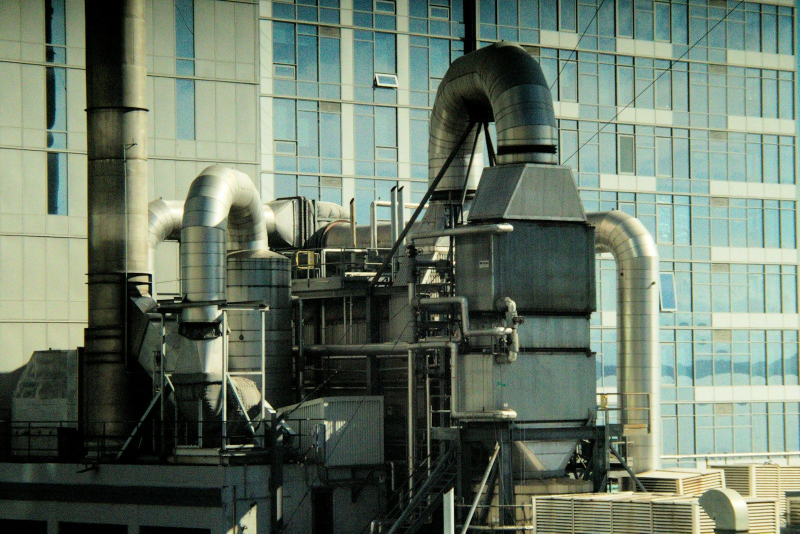
#> input picture _banque/centrale-industrielle.jpg, 1600 x 1067 px (shown at 1/2 size)
$ python palette.py ../_banque/centrale-industrielle.jpg
#> lines starting #> are read from the running program, lines starting #| are printed output that depends on the picture
"""Couleur d'accent tirée du logo du client.
Usage : python3 palette.py logo.png  -> JSON {acc, acc2, accd, rgb, rgbd}
acc : couleur principale (boutons, bandeau), lisible avec du texte blanc
acc2 : version claire pour les accents sur fond sombre
accd : version foncée (survol, ombres)"""
import colorsys, json, sys
from collections import Counter
from PIL import Image

im = Image.open(sys.argv[1]).convert('RGBA')
im.thumbnail((400, 400))
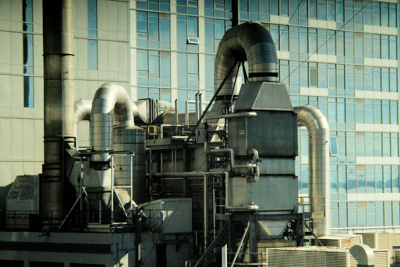
#> im: PIL image 400x267 RGBA; mean R, G, B, A 105.1, 119.6, 103.1, 255
c = Counter()
for r, g, b, a in im.getdata():
    if a < 200:
        continue
    h, l, s = colorsys.rgb_to_hls(r / 255, g / 255, b / 255)
    if s < 0.35 or l < 0.12 or l > 0.9:
        continue  # gris, noir, blanc : pas une couleur de marque
    c[(round(h * 36) % 36)] += 1
#> this loop made 106800 passes
#> (r, g, b, h, l, s) on passes 1 to 3: (78, 108, 71, 0.302, 0.351, 0.207), (88, 100, 86, 0.31, 0.365, 0.0753), (94, 102, 81, 0.23, 0.359, 0.115)
#> after the loop, c = 16 items
if not c:
    print(json.dumps(None)); sys.exit()
teinte = c.most_common(1)[0][0]
#> teinte = 5
px = [(r, g, b) for r, g, b, a in im.getdata() if a >= 200]
#> px = 106800 items
sel = []
for r, g, b in px:
    h, l, s = colorsys.rgb_to_hls(r / 255, g / 255, b / 255)
    if s >= 0.35 and 0.12 <= l <= 0.9 and round(h * 36) % 36 == teinte:
        sel.append((h, l, s))
#> after the loop, sel = 1226 items, first 6: (0.151, 0.702, 0.355), (0.145, 0.696, 0.355), (0.147, 0.133, 0.382), (0.132, 0.129, 0.364), (0.145, 0.143, 0.425), (0.148, 0.131, 0.522)
h = sorted(x[0] for x in sel)[len(sel) // 2]
#> h = 0.141
s = min(0.9, sorted(x[2] for x in sel)[len(sel) // 2])
#> s = 0.429

def hexa(h, l, s):
    r, g, b = colorsys.hls_to_rgb(h, l, s)
    return '#%02X%02X%02X' % (round(r * 255), round(g * 255), round(b * 255)), (round(r * 255), round(g * 255), round(b * 255))

def lum(rgb):
    def ch(v):
        v /= 255
        return v / 12.92 if v <= 0.03928 else ((v + 0.055) / 1.055) ** 2.4
    r, g, b = rgb
    return 0.2126 * ch(r) + 0.7152 * ch(g) + 0.0722 * ch(b)

# acc : on fonce jusqu'à un contraste d'au moins 4,5 avec le blanc
l = 0.5
while l > 0.2:
    a, argb = hexa(h, l, s)
    if 1.05 / (lum(argb) + 0.05) >= 4.5:
        break
    l -= 0.01
#> this loop made 15 passes
#> (a, l) on passes 1 to 12: ('#B6A549', 0.49), ('#B2A247', 0.48), ('#AF9F46', 0.47), ('#AB9B44', 0.46), ('#A89843', 0.45), ('#A49542', 0.44), ('#A09140', 0.43), ('#9D8E3F', 0.42), ('#998B3D', 0.41), ('#95873C', 0.4), ('#92843A', 0.39), ('#8E8139', 0.38)
#> a on pass 15: '#837734'
#> after the loop, l = 0.36
acc2, _ = hexa(h, min(0.72, l + 0.2), min(1, s + 0.05))
#> acc2 = '#C4B459'
accd, drgb = hexa(h, max(0.16, l - 0.12), s)
#> accd = '#574F23'; drgb = (87, 79, 35)
print(json.dumps({'acc': a, 'acc2': acc2, 'accd': accd, 'rgb': '%d,%d,%d' % argb, 'rgbd': '%d,%d,%d' % drgb}))
#| {"acc": "#837734", "acc2": "#C4B459", "accd": "#574F23", "rgb": "131,119,52", "rgbd": "87,79,35"}

$ run again, on _banque/circuit-manometre.jpg
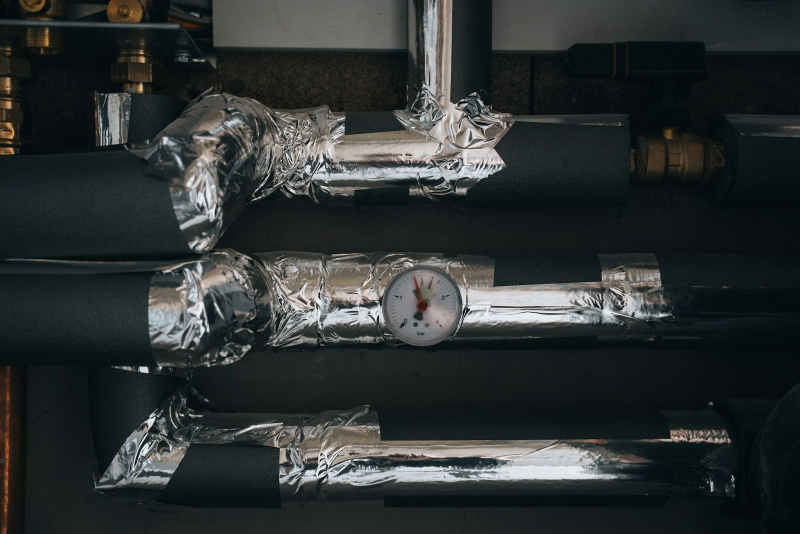
#> input picture _banque/circuit-manometre.jpg, 1600 x 1067 px (shown at 1/2 size)
#> `im.thumbnail((400, 400))`:
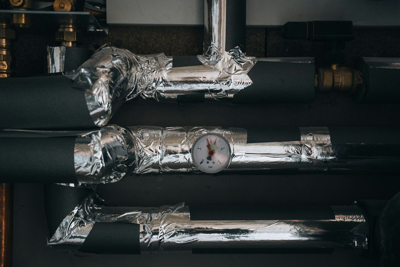
#> im: PIL image 400x267 RGBA; mean R, G, B, A 45.6, 50.6, 50.4, 255
#> the loop `for r, g, b, a in im.getdata():` made 106800 passes
#> (r, g, b, h, l, s) on passes 1 to 3: (5, 10, 13, 0.562, 0.0353, 0.444), (13, 19, 15, 0.389, 0.0627, 0.188), (15, 22, 16, 0.357, 0.0725, 0.189)
#> after the loop `for r, g, b, a in im.getdata():`: c = {3: 425, 4: 52, 2: 282, 5: 2, 1: 17, 0: 3}
#> teinte = 3
#> px = 106800 items
#> the loop `for r, g, b in px:` made 106800 passes
#> after the loop `for r, g, b in px:`: sel = 425 items, first 6: (0.0957, 0.227, 0.466), (0.0952, 0.176, 0.467), (0.0965, 0.141, 0.528), (0.0833, 0.192, 0.429), (0.0952, 0.231, 0.475), (0.0819, 0.253, 0.442)
#> `h = sorted(x[0] for x in sel)[len(sel) // 2]`: h = 0.0858
#> `s = min(0.9, sorted(x[2] for x in sel)[len(sel) // 2])`: s = 0.433
#> the loop `while l > 0.2:` made 9 passes
#> (a, l) on passes 1 to 8: ('#B78148', 0.49), ('#B37F47', 0.48), ('#AF7C45', 0.47), ('#AC7944', 0.46), ('#A87743', 0.45), ('#A47441', 0.44), ('#A17240', 0.43), ('#9D6F3E', 0.42)
#> after the loop `while l > 0.2:`: l = 0.42
#> acc2 = '#CD9F6F'
#> accd = '#6E4D2B'; drgb = (110, 77, 43)
#| {"acc": "#996C3D", "acc2": "#CD9F6F", "accd": "#6E4D2B", "rgb": "153,108,61", "rgbd": "110,77,43"}

$ run again, on _banque/clim-facade.jpg
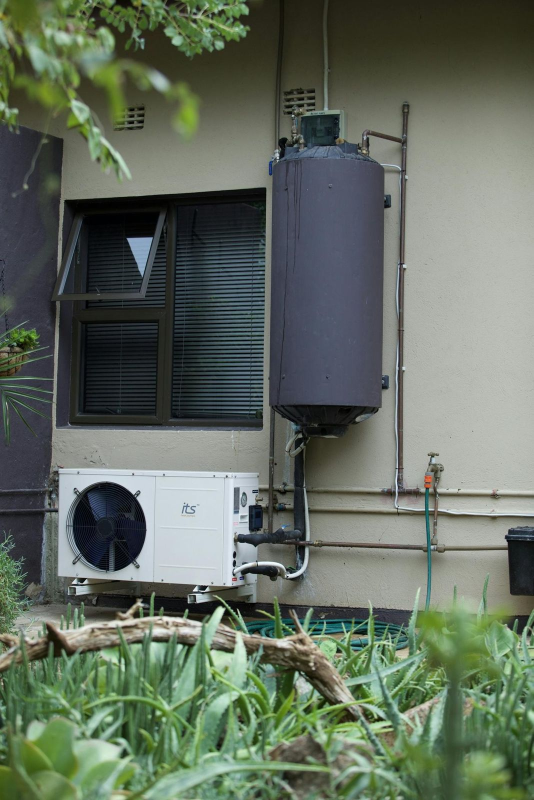
#> input picture _banque/clim-facade.jpg, 1067 x 1600 px (shown at 1/2 size)
#> `im.thumbnail((400, 400))`:
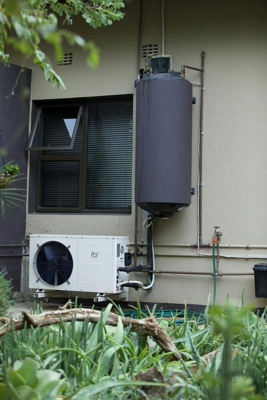
#> im: PIL image 267x400 RGBA; mean R, G, B, A 98.9, 109.4, 95.7, 255
#> the loop `for r, g, b, a in im.getdata():` made 106800 passes
#> (r, g, b, h, l, s) on passes 1 to 3: (92, 115, 80, 0.276, 0.382, 0.179), (102, 129, 89, 0.279, 0.427, 0.183), (105, 132, 86, 0.264, 0.427, 0.211)
#> after the loop `for r, g, b, a in im.getdata():`: c = 24 items
#> teinte = 9
#> px = 106800 items
#> the loop `for r, g, b in px:` made 106800 passes
#> after the loop `for r, g, b in px:`: sel = 1746 items, first 6: (0.24, 0.357, 0.352), (0.238, 0.31, 0.43), (0.253, 0.322, 0.366), (0.244, 0.129, 0.394), (0.239, 0.333, 0.353), (0.239, 0.345, 0.352)
#> `h = sorted(x[0] for x in sel)[len(sel) // 2]`: h = 0.248
#> `s = min(0.9, sorted(x[2] for x in sel)[len(sel) // 2])`: s = 0.42
#> the loop `while l > 0.2:` made 16 passes
#> (a, l) on passes 1 to 8: ('#80B54A', 0.49), ('#7EB148', 0.48), ('#7BAE47', 0.47), ('#79AA45', 0.46), ('#76A744', 0.45), ('#74A343', 0.44), ('#719F41', 0.43), ('#6E9C40', 0.42)
#> after the loop `while l > 0.2:`: l = 0.35
#> acc2 = '#8DC256'
#> accd = '#3B5322'; drgb = (59, 83, 34)
#| {"acc": "#5A7F34", "acc2": "#8DC256", "accd": "#3B5322", "rgb": "90,127,52", "rgbd": "59,83,34"}

$ run again, on _banque/clim-salon-contemporain.jpg
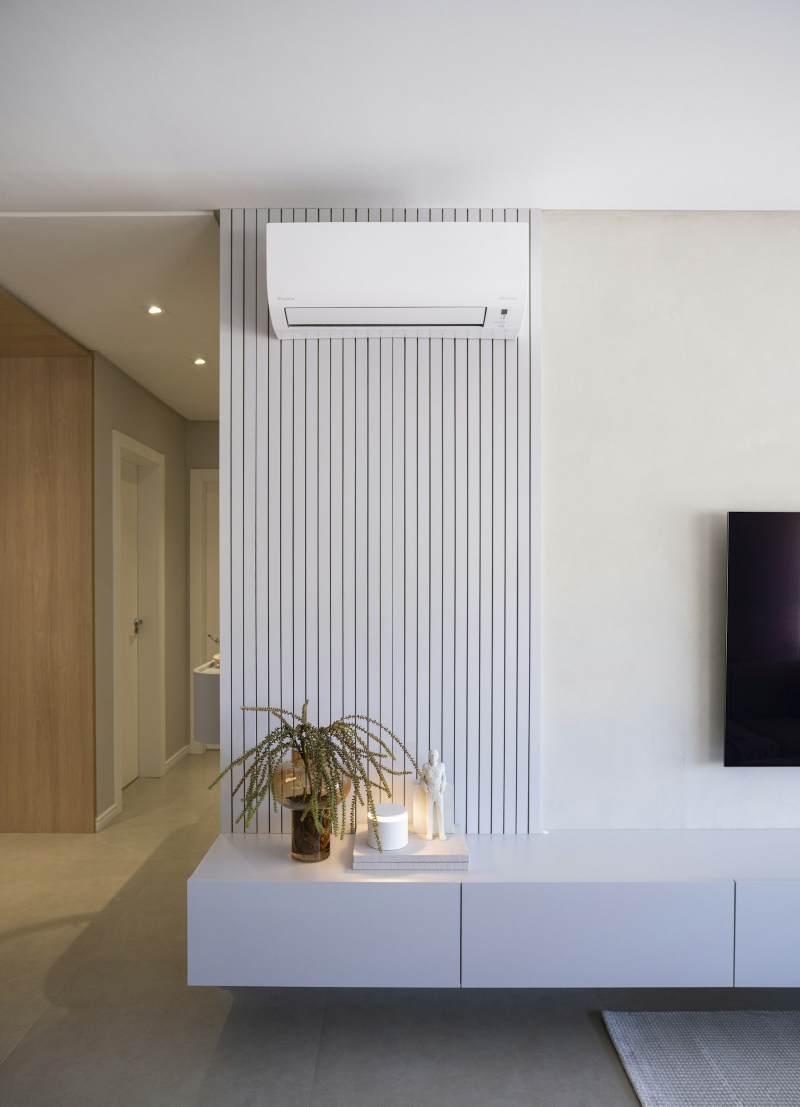
#> input picture _banque/clim-salon-contemporain.jpg, 1600 x 2213 px (shown at 1/2 size)
#> `im.thumbnail((400, 400))`:
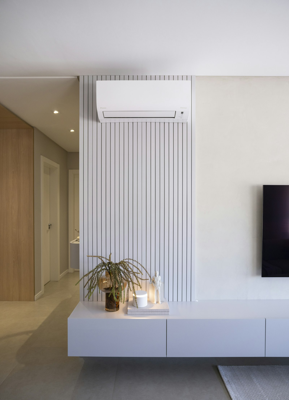
#> im: PIL image 289x400 RGBA; mean R, G, B, A 163, 158.8, 156.8, 255
#> the loop `for r, g, b, a in im.getdata():` made 115600 passes
#> (r, g, b, h, l, s) on passes 1 to 3: (144, 145, 147, 0.611, 0.571, 0.0137), (145, 146, 150, 0.633, 0.578, 0.0233), (146, 147, 151, 0.633, 0.582, 0.0235)
#> after the loop `for r, g, b, a in im.getdata():`: c = {3: 1566, 4: 336, 6: 10, 5: 26, 22: 28, 2: 17, 23: 1}
#> teinte = 3
#> px = 115600 items
#> the loop `for r, g, b in px:` made 115600 passes
#> after the loop `for r, g, b in px:`: sel = 1566 items, first 6: (0.0943, 0.261, 0.398), (0.0897, 0.259, 0.394), (0.0897, 0.263, 0.388), (0.0915, 0.269, 0.372), (0.0897, 0.259, 0.394), (0.0897, 0.255, 0.4)
#> `h = sorted(x[0] for x in sel)[len(sel) // 2]`: h = 0.0899
#> `s = min(0.9, sorted(x[2] for x in sel)[len(sel) // 2])`: s = 0.374
#> the loop `while l > 0.2:` made 9 passes
#> (a, l) on passes 1 to 8: ('#AF8350', 0.49), ('#AC814E', 0.48), ('#A87E4D', 0.47), ('#A57B4B', 0.46), ('#A17949', 0.45), ('#9E7648', 0.44), ('#9A7446', 0.43), ('#977145', 0.42)
#> after the loop `while l > 0.2:`: l = 0.42
#> acc2 = '#C7A175'
#> accd = '#694F30'; drgb = (105, 79, 48)
#| {"acc": "#936E43", "acc2": "#C7A175", "accd": "#694F30", "rgb": "147,110,67", "rgbd": "105,79,48"}
